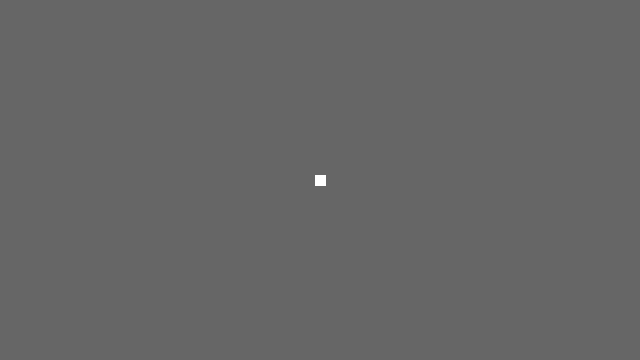
Frame 1 (no input)
Frame 60 (the mouse pressed at the canvas centre just before this capture): identical to frame 1, image omitted
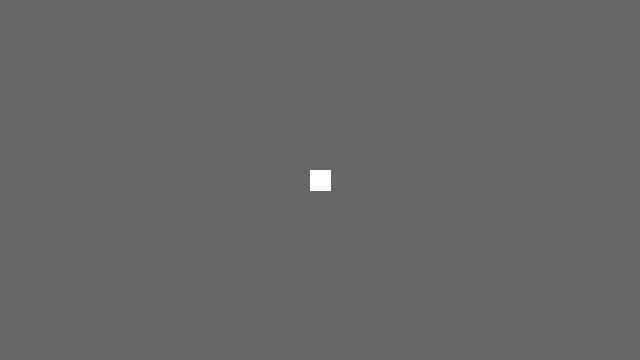
Frame 120 (the mouse held since frame 60 and released just before this capture)

The Processing sketch that drew these frames (run headless with seeded random() and noise(); from frame 60 on, the mouse is pressed at the canvas centre):

// Processing sketch: SpinArtTest2
// ── SpinArtTest2.pde
Paint paint;
ArrayList paintArray;
int angle;


void setup() {
  size(640, 360);
  background(102);
  paintArray = new ArrayList();
  angle=0;
}

void draw() {
//  background(102);
  stroke(255);
  frameRate(5);
  pushMatrix();
  translate(width/2, height/2);
//  println(frameCount);
  rotate(angle);
  rectMode(CENTER);
  rect(0, 0, 10, 10);
  if (paintArray.size()>0) {
    for (int i=0; i<paintArray.size(); i++) {
      Paint P=(Paint) paintArray.get(i);
      P.update();
      P.display();
    }
  }
  popMatrix();
  println(angle);

  
  
//  println(paintArray.size());
}

void mousePressed() {
  PVector mousePos=new PVector( mouseX-width/2, mouseY-height/2);
  PVector origin = new PVector(0,0,0); 
  float mouseDistance = abs(mousePos.dist(origin));

//  println(mouseDistance);
  paintArray.add(
  new Paint( mouseX-width/2, mouseY-height/2)
//  new Paint(mouseDistance)
    );

}

void keyPressed() {
 if (key == 'r')
  {  
   angle+=1;
  }

}

// ── Paint.pde
class Paint {
  float x;
  float y;
  color c1;
  float numVertices;
  float vertexDegree;
  ArrayList vertexes;
  float startRadius;
  float radius;
  float lineWeight;

  Paint(float _x,float _y) {
    x=_x;
    y=_y;
    
    c1 = color (random(255), random(255), random(255),random(255));
    numVertices = 360;
    vertexDegree = 360 / numVertices;
//    startRadius = _radius;
    radius=startRadius;
    lineWeight=(10);
    vertexes=new ArrayList();
    
    fill(c1);
    noStroke();
    noFill();
    stroke(c1);
    strokeWeight(lineWeight); 
  }
  
  void update() {
    if (radius-startRadius<startRadius*.25 && startRadius>0) {
//      radius=radius+noise(frameCount)*5;
     }
  }


  void display() {
//  fill(c1);
//  noStroke();
//  noFill();
//  stroke(c1);
//
//  strokeWeight(lineWeight); 
//  beginShape();
//    for (float i = numVertices; i > 0; i--)
////    for (int i = 0; i < numVertices; i++)
//    { 
//      float x = cos(radians(i * vertexDegree)) * (radius+random(-2,2));
//      float y = sin(radians(i * vertexDegree)) * (radius+random(-2,2));
////      vertex(x,y);
      ellipse(x,y,10,10);
//      ellipse(x,y,10,10);
//    }
//    endShape(CLOSE);
//
//  noFill();
//  stroke(c1);
//  beginShape();
//    for (int i = 0; i < numVertices; i++)
////  for (float i = numVertices; i > 0; i--)
//  { 
//    float a = cos(radians(i * vertexDegree)) * (radius-lineWeight+1);
//    float b = sin(radians(i * vertexDegree)) * (radius-lineWeight+1);
////    vertex(a,b);
//      ellipse(a,b,10,10);
//  }
//  endShape(CLOSE);
  }
}
